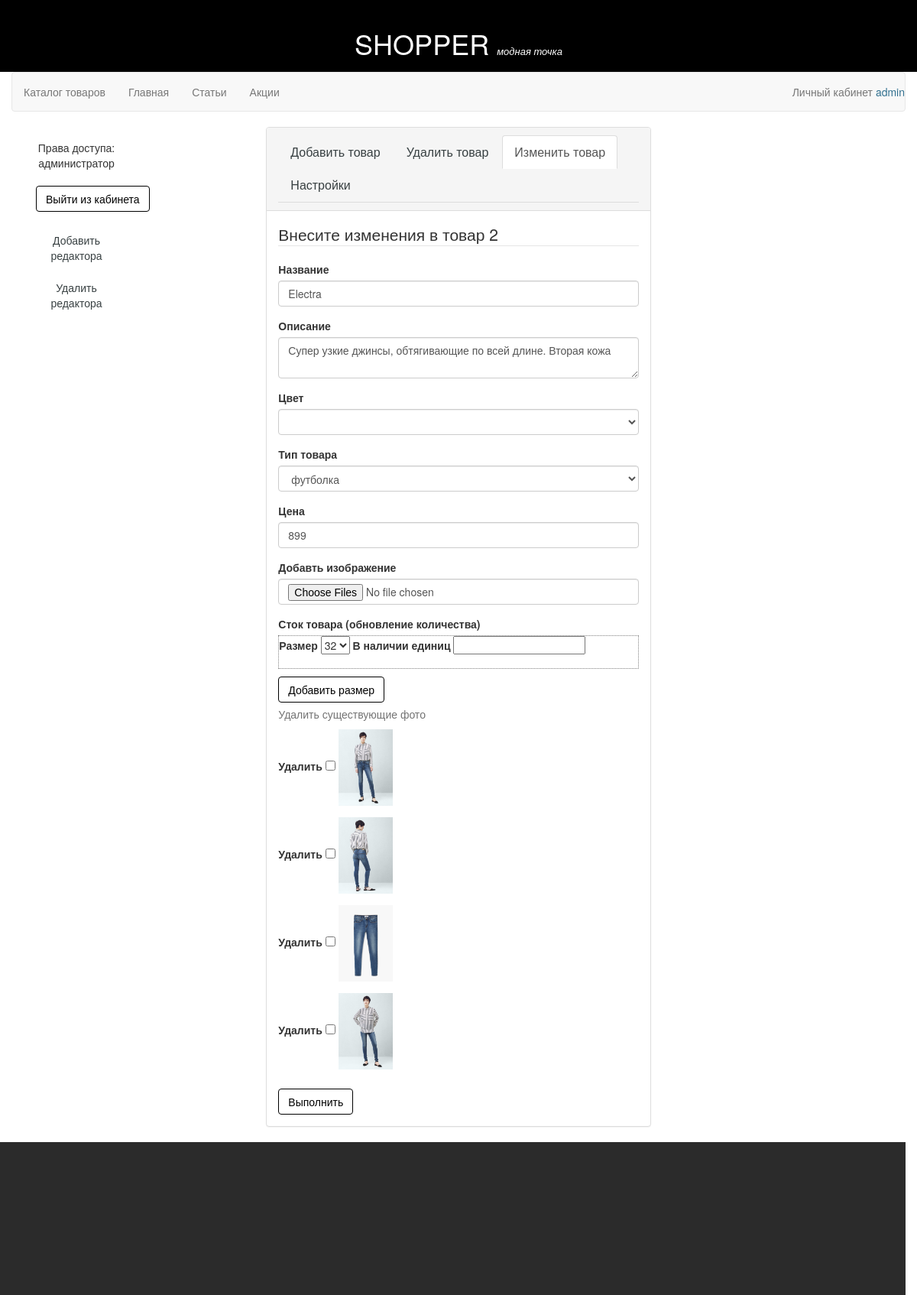
/edit_product?id=2 (signed in), run on an earlier commit of the app's database.
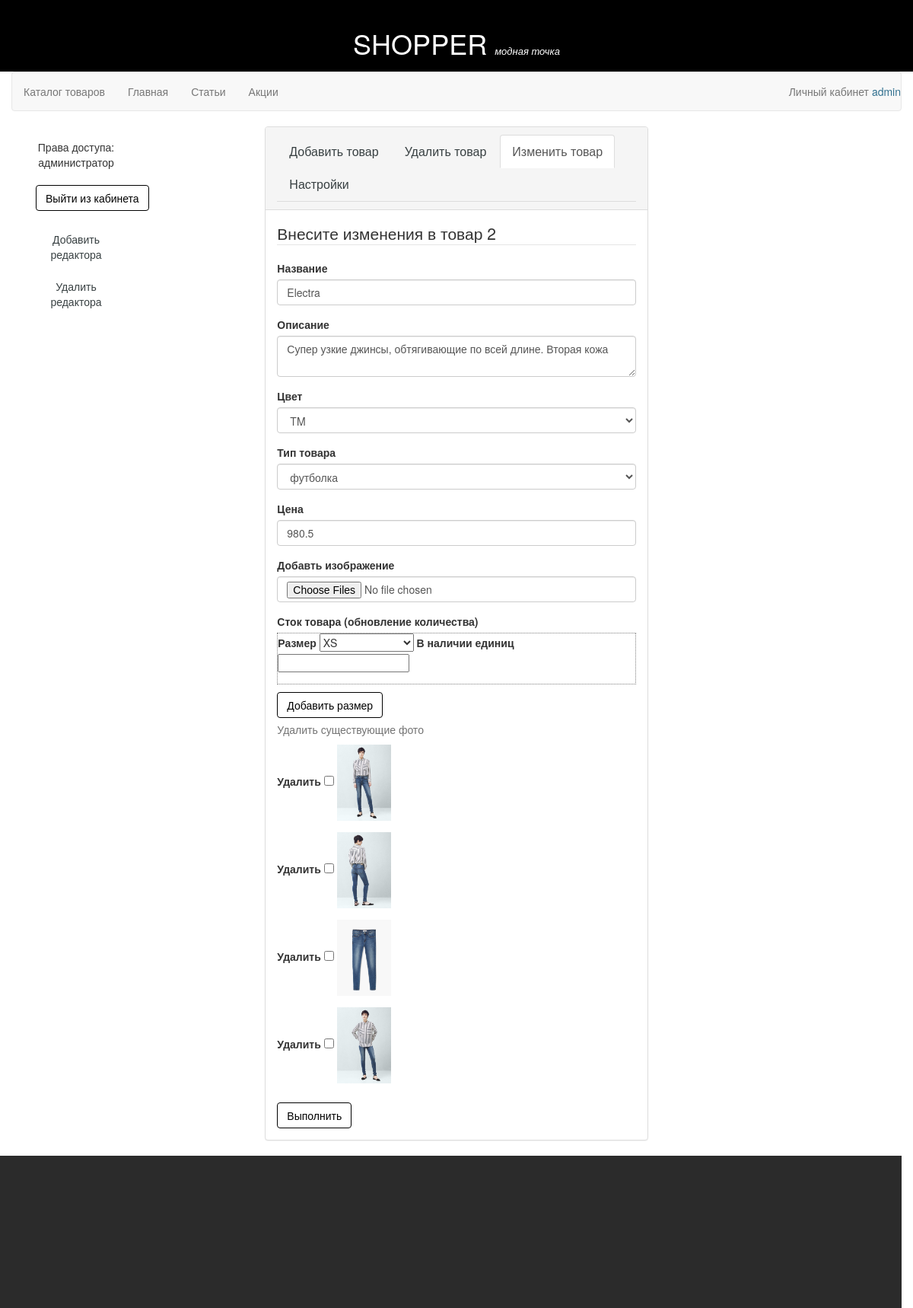
And on a later commit of the database.
### tables this page shows
CREATE TABLE IF NOT EXISTS `product` (
  `id` int(11) NOT NULL AUTO_INCREMENT,
  `name` varchar(30) NOT NULL,
  `description` tinytext NOT NULL,
  `type` int(11) NOT NULL,
  `price` float NOT NULL,
  PRIMARY KEY (`id`),
  KEY `type` (`type`)
);

CREATE TABLE IF NOT EXISTS `product_photo` (
  `id` int(11) NOT NULL,
  `photo_url` varchar(200) NOT NULL,
  `color` char(2) NOT NULL,
  KEY `id_product` (`id`),
  KEY `id` (`id`)
);

### core/routing.php (called while the page is built, shortened)
<?php
include_once('core/db_script.php');
function routing($page){
	$controler  = select ('pages', 'page_name', array('page'=>$page));
	$sidebar_controler = select('right_sidebar','sidebar_page',array('main_page'=>$page));
include_once('models/parametres.php');
include_once('views/template_view.php');
}
?>

### core/core.php (called while the page is built, shortened)
<?php
include_once 'core/routing.php';
function page_load(){
	$page = getPage();
	routing($page);
}
function getPage(){
	$array = explode('/',$_SERVER['REQUEST_URI']);
	$page = $array[1];
	$page = trim_parameters($page);
	if ($page){
		$result = $page;
	}
	else $result ='main';
	return $result;
}
function trim_parameters($page){
	$array = explode('?',$page);
	return $array[0];
}
?>

### index.php (called while the page is built)
<?php
include_once ("core/core.php");
page_load();
?>

### models/edit_model.php (called while the page is built, shortened)
<?php
$link="edit_product";
$legend="Внесите изменения в товар $id";
$product = select('product','*',array('id'=>$id));
if (isset($colors))
	unset($colors);
$_colors = select('stock','DISTINCT color',array('id'=>$id));
foreach ($_colors as $k=>$v){
	$colors[$v['color']]=$v['color'];
}
$images = select('product_photo','photo_url, color',array('id'=>$id));
extract($product[0]);
?>

### core/db_script.php (called while the page is built, shortened)
<?php
function get_connection(){
	return mysqli_connect('127.0.0.1','root','','myfirstshop');
}
function select($table, $what='*', $where='', $add=""){
	if (!empty($where))
	{
		foreach($where as $key=>$value){
			$where_sql.="$and $key='$value' ";
			if (!$and)
				$and=' and ';
		}
		$where_sql='where '.$where_sql;
	}
	$query="SELECT $what FROM $table $where_sql $add";
	$db_connection=get_connection();
	mysqli_set_charset($db_connection,'utf8');
	$result = mysqli_query($db_connection,$query);
	if ($result && mysqli_num_rows($result)){
		while ($row=mysqli_fetch_assoc($result))
			$rows[]=$row;
	}
	else {
		$rows='';
	}
	return $rows;
}

### models/admin_cabinet_model.php (called while the page is built, shortened)
<?php
$_types = select('families');
foreach ($_types as $k=>$v){
	$types[$v['type']]=$v['family'];
}
$_sizes = select ('sizes');
foreach ($_sizes as $k=>$v){
	$sizes[$v['id']]=$v['size'];
}
 for ($i=32;$i<=52;$i++){
 	$sizes[$i]=$i;
 }
$_colors = select ('colors');
foreach ($_colors as $k=>$v){
	$colors[$v['code']]=$v['value'];
}
?>

### models/parametres.php (called while the page is built, shortened)
<?php
$_tmp = select('settings', '*' );
?>

### views/add_product_view.php (the view, shortened to what this page needs)
<form  action="<?=$link?>" method="POST" role="form" enctype='multipart/form-data'>
	<legend><?=$legend?></legend>
	<div class="form-group">
		<label for="n">Название</label>
		<input type="text" class="form-control" id="n" name = "name" placeholder="Имя модели" value ="<?=$name?>" maxlength="28">
	</div>
	<div class="form-group">
		<label for="d">Описание</label>
		<textarea class="form-control" id="d" name = "description"
		maxlength="245"><?=$description?></textarea>
	</div>
	<div class="form-group">
		<label for="color">Цвет</label>
		<select class="form-control" name ='color' id='color'>
			<?php foreach ($colors as $k=>$v){?>
			<option value=<?=$k?>><?=$k?></option>
			<?php }?>
		</select>
	</div>
	<div class="form-group">
		<label for="t">Тип товара</label>
		<select class="form-control" name ='type' id='t'>
			<?php foreach ($types as $k=>$v){?>
			<option value=<?=$k?>><?=$v?></option>
			<?php }?>
		</select>
	</div>
		<div class="form-group">
			<label for="p">Цена</label>
			<input class="form-control" id="p" name = "price" maxlength="6"placeholder="999.09" value ="<?=$price?>">
		</div>
		<div class="form-group">
			<label for="p">Добавть изображение</label>
			<input type='file' multiple class="form-control" id="f" name = "photo[]">
		</div>
	<label for="p">Сток товара (обновление количества)</label>
	<fieldset id="stock_field_js">
	<div class="form-group" id="clone">
		<label for="s">Размер</label>
		<select name ='size[]' id='s'>
			<?php foreach ($sizes as $k=>$v){?>
			<option value=<?=$k?>><?=$v?></option>
			<?php }?>
		</select>
			<label for="stock">В наличии единиц</label>
			<input type="number" id="stock" name = "stock[]" maxlength="6" >
	</div>
	</fieldset>
	<button class="btn btn-default" id="stock_ctrl_js">Добавить размер</button>
	<?php if ($link){ ?>
	<?php if($images){?>
	<p class='help-block'> Удалить существующие фото</p>
	<?php foreach($images as $image){ ?>
	<div class="form-group images" data-color="<?=$image['color']?>">
		<label>Удалить</label>
		<input type='checkbox'  name = "del_photo[]" value ="<?=$image['photo_url']?>">
		<img src="<?=$image['photo_url']?>" height=100px;>
	</div>
	<?php } } } ?>
	<button type="submit" class="btn btn-default">Выполнить</button>
</form>

What changed in the data, as far as the page shows it:
changed product "Electra": price "899" → "980.5"
Also different on the page:
form field color: (not shown) → "TM"
form field value: "32" → "XS"
